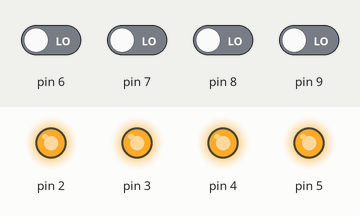
Recording of a sketch running on a simulated Arduino Uno, built with avr-gcc and run on an emulated ATmega328P. Shown: output pins drawn as LEDs (lit = HIGH). The inputs (shaded band) are chosen by the test bench; at power-on: pin 6–9 LOW.

Above: at 1.2 s.
1.3 s: pin 6 driven HIGH
At 2.5 s:
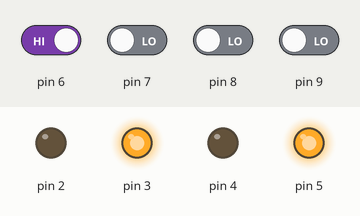
2.8 s: pin 6 driven LOW
At 3.8 s:
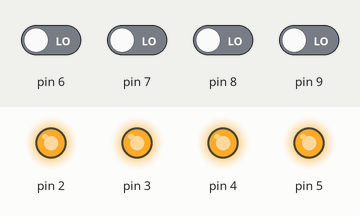
4.3 s: pin 7 driven HIGH
At 4.9 s:
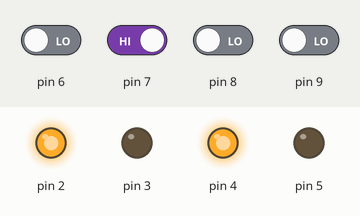
5.8 s: pin 7 driven LOW
At 6.1 s:
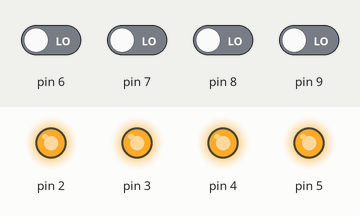
7.3 s: pin 8 driven HIGH
At 8.4 s:
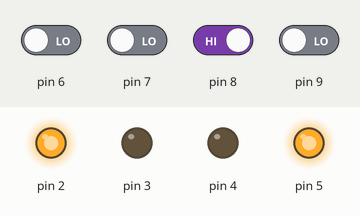
8.8 s: pin 8 driven LOW and pin 9 driven HIGH
At 9.5 s:
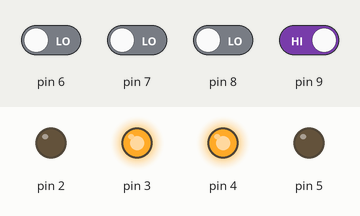
Timing chart, 0 to 11.3 s (numbered marks = the images above; inputs shaded):
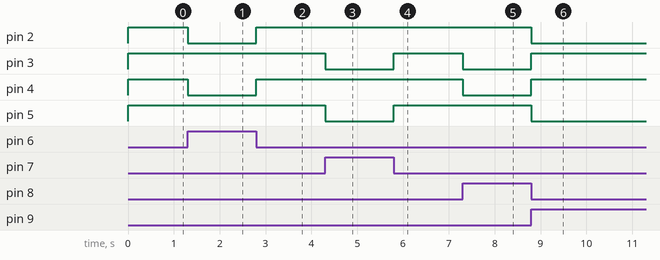

The sketch:

robotic_car_2.ino
```cpp
void setup()
{
  for (int i = 2; i <= 5; i++)
  { pinMode(i, OUTPUT);
  }
  for (int i = 6; i <= 9; i++)
  { pinMode(i, INPUT);
  }
}
void p1()
{
  for (int i = 2; i <= 5; i++)
  {
    digitalWrite(i, HIGH);
  }
}
void p2()
{
  digitalWrite(2, LOW);
  digitalWrite(3, HIGH);
  digitalWrite(4, LOW);
  digitalWrite(5, HIGH);
}
void p3()
{
  digitalWrite(2, HIGH);
  digitalWrite(3, LOW);
  digitalWrite(4, HIGH);
  digitalWrite(5, LOW);
}
void p4()
{
  digitalWrite(2, HIGH);
  digitalWrite(3, LOW);
  digitalWrite(4, LOW);
  digitalWrite(5, HIGH);
}
void p5()
{
  digitalWrite(2, LOW);
  digitalWrite(3, HIGH);
  digitalWrite(4, HIGH);
  digitalWrite(5, LOW);
}
void loop()
{
  while (digitalRead(6) == HIGH)
  {
    p2();

  } p1();
while (digitalRead(7) == HIGH)
  {
    p3();
  } p1();
while (digitalRead(8) == HIGH)
  {
    p4();

  }p1();
while (digitalRead(9) == HIGH)
  {
    p5();

  } p1();


}
```

Measured:
- after the input at 1.3 s, pin 2, pin 4: HIGH → LOW at once
- after the input at 2.8 s, pin 2, pin 4: LOW → HIGH at once
- after the input at 4.3 s, pin 3, pin 5: HIGH → LOW at once
- after the input at 5.8 s, pin 3, pin 5: LOW → HIGH at once
- after the input at 7.3 s, pin 3, pin 4: HIGH → LOW at once
- after the input at 8.8 s, pin 2, pin 5: HIGH → LOW at once; pin 3, pin 4: LOW → HIGH at once
